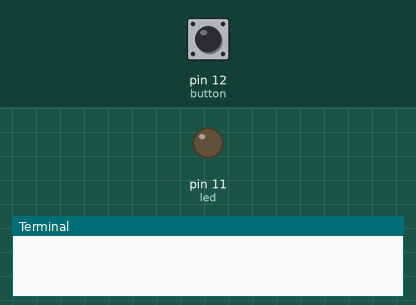
A program run on a simulated Raspberry Pi (header pin numbers). Parts: output pins drawn as LEDs (lit = HIGH), the last lines printed to the terminal. The inputs (shaded band) are chosen by the test bench; at power-on: pin 12 (button) HIGH.

Above: at 1.2 s.
1.3 s: pin 12 (button) pulled LOW for 3.2 s
At 5.2 s:
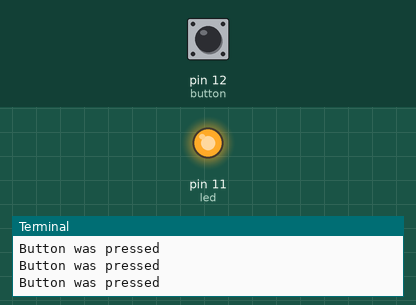
6.0 s: pin 12 (button) pulled LOW for 0.15 s
At 6.5 s:
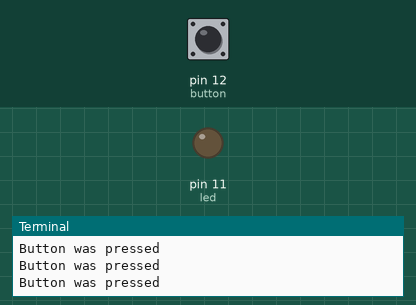
Timing chart, 0 to 9.0 s (numbered marks = the images above; inputs shaded):
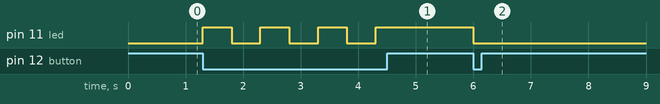

Measured:
- after the input at 1.3 s, pin 11 (led): alternates HIGH for 0.50 s and LOW for 0.50 s, 7 changes in all, then stays HIGH, starting at once
- after the input at 6.0 s, pin 11 (led): HIGH → LOW at once

The program:

9.Button_with_led.py
```python
from time import sleep
import RPi.GPIO as GPIO
GPIO.setmode(GPIO.BOARD)

led=11
button=12

GPIO.setup(button,GPIO.IN,pull_up_down=GPIO.PUD_UP)
GPIO.setup(led,GPIO.OUT)
LED_value=False
while(1):
        if GPIO.input(button)==0:
                print "Button was pressed"
                if LED_value==False:
                        GPIO.output(led,True)
                        LED_value=True
                        sleep(.5)
                else:
                        GPIO.output(led,False)
                        LED_value=False
                        sleep(.5)
GPIO.cleanup()
```
